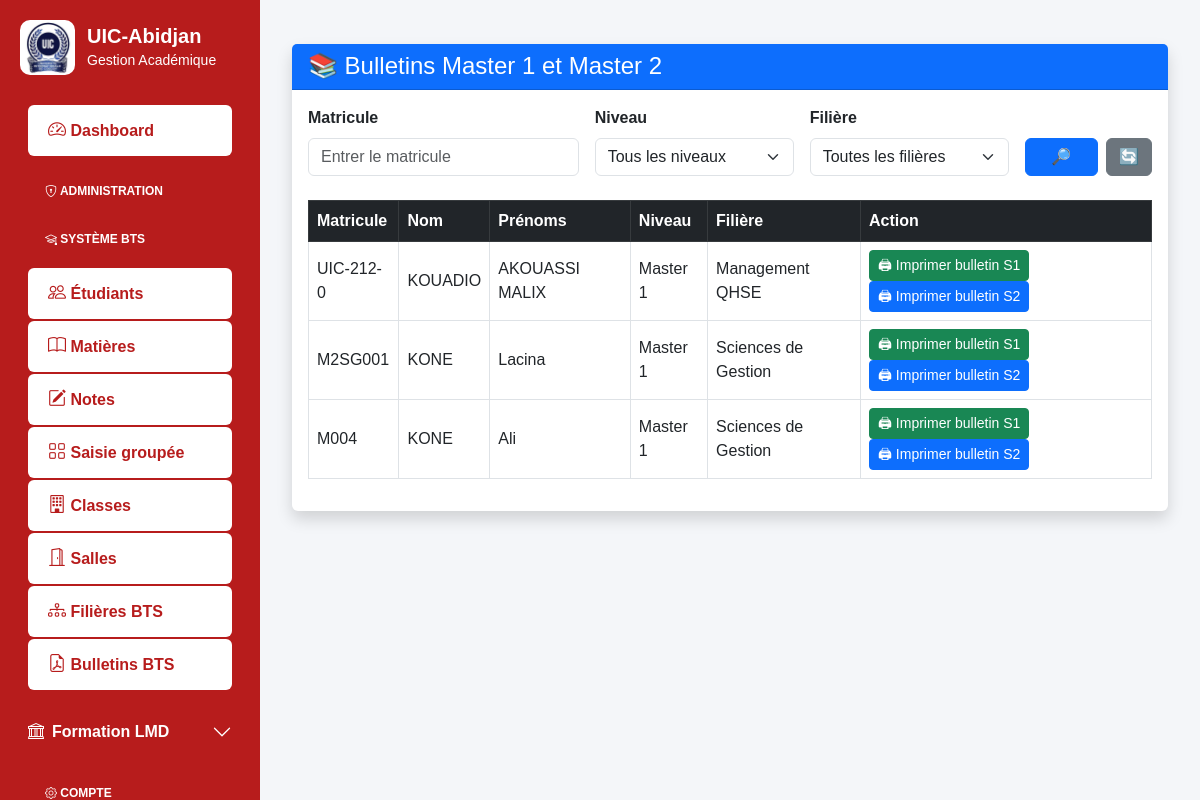
Screenshot of /lmd/master/bulletins/ (signed in) with the database file from the repository.
### lmd/models.py (models this page shows, shortened)
class EtudiantMaster(models.Model):
    SEXE_CHOICES = (
        ("M", "Masculin"),
        ("F", "Féminin"),
    )
    NIVEAU_CHOICES = (
        ("M1", "Master 1"),
        ("M2", "Master 2"),
    )
    STATUT_CHOICES = (
        ("AF", "Admis Formation"),
        ("NF", "Non Formation"),
    )
    matricule = models.CharField(
        max_length=50,
        unique=True
    )
    nom = models.CharField(
        max_length=100
    )
    prenoms = models.CharField(
        max_length=150
    )
    sexe = models.CharField(
        max_length=1,
        choices=SEXE_CHOICES
    )
    programme = models.ForeignKey(
        MasterProgramme,
        on_delete=models.CASCADE,
        related_name="etudiants"
    )
    niveau = models.CharField(
        max_length=2,
        choices=NIVEAU_CHOICES
    )
    statut = models.CharField(
        max_length=2,
        choices=STATUT_CHOICES,
        default="NF"
    )
    telephone = models.CharField(
        max_length=30,
        blank=True,
        null=True
    )
    email = models.EmailField(
        blank=True,
        null=True
    )
    date_naissance = models.DateField(
        blank=True,
        null=True
    )
    lieu_naissance = models.CharField(
        max_length=100,
        blank=True,
        null=True
    )

class MasterProgramme(models.Model):
    NIVEAUX = (
        ("M1", "Master 1"),
        ("M2", "Master 2"),
    )
    SPECIALITES = (
        ("QHSE", "Management QHSE"),
        ("DROIT", "Droit Privé"),
        ("GESTION", "Sciences de Gestion"),
    )
    niveau = models.CharField(
        max_length=2,
        choices=NIVEAUX
    )
    specialite = models.CharField(
    max_length=20,
    choices=SPECIALITES,
    default="GESTION",
   )
    filiere = models.ForeignKey(
        FiliereLMD,
        on_delete=models.CASCADE,
        related_name="programmes_master",
        null=True,
        blank=True
    )
    annee_academique = models.CharField(
        max_length=20,
        default="2025-2026"
    )

### lmd/views.py (the view)
# urls.py: path("master/bulletins/",views.master_bulletin_list,name="master_bulletin_list"),
@login_required(login_url="login")
@role_required("ADMIN")
def master_bulletin_list(request):
    etudiants = EtudiantMaster.objects.select_related(
        "programme",
        "programme__filiere"
    ).filter(
        programme__specialite__in=[
            "DROIT",
            "GESTION",
            "QHSE"
        ]
    )
    matricule = request.GET.get("matricule")
    if matricule:
        etudiants = etudiants.filter(
            matricule__icontains=matricule
        )
    niveau = request.GET.get("niveau")
    if niveau:
        etudiants = etudiants.filter(
            niveau=niveau
        )
    specialite = request.GET.get("specialite")
    if specialite:
        etudiants = etudiants.filter(
            programme__specialite=specialite
        )
    context = {
        "etudiants": etudiants,
        "matricule": matricule or "",
        "niveau": niveau or "",
        "specialite": specialite or "",
    }
    return render(
        request,
        "lmd/master/bulletins.html",
        context
    )

### lmd/templates/lmd/master/bulletins.html (shortened to what this page needs)
{% extends "base.html" %}
{% block content %}
<div class="container-fluid mt-4">
    <div class="card shadow border-0">
        <div class="card-header bg-primary text-white">
            <h4 class="mb-0">
                📚 Bulletins Master 1 et Master 2
            </h4>
        </div>
        <div class="card-body">
            <form method="get" class="row g-3 mb-4">
                <div class="col-md-4">
                    <label class="form-label fw-bold">
                        Matricule
                    </label>
                    <input
                        type="text"
                        name="matricule"
                        class="form-control"
                        value="{{ matricule }}"
                        placeholder="Entrer le matricule">
                </div>
                <div class="col-md-3">
                    <label class="form-label fw-bold">
                        Niveau
                    </label>
                    <select name="niveau" class="form-select">
                        <option value="">
                            Tous les niveaux
                        </option>
                    </select>
                </div>
                <div class="col-md-3">
                    <label class="form-label fw-bold">
                        Filière
                    </label>
                    <select name="specialite" class="form-select">
                        <option value="">
                            Toutes les filières
                        </option>
                    </select>
                </div>
                <div class="col-md-2 d-flex align-items-end gap-2">
                    <button type="submit" class="btn btn-primary w-100">
                        🔎
                    </button>
                    <a href="{% url 'master_bulletin_list' %}"
                       class="btn btn-secondary">
                        🔄
                    </a>
                </div>
            </form>
            <div class="table-responsive">
            <table class="table table-bordered table-hover align-middle">
                <thead class="table-dark">
                    <tr>
                        <th>
                            Matricule
                        </th>
                        <th>
                            Nom
                        </th>
                        <th>
                            Prénoms
                        </th>
                        <th>
                            Niveau
                        </th>
                        <th>
                            Filière
                        </th>
                        <th>
                            Action
                        </th>
                    </tr>
                </thead>
                <tbody>
                    {% for etudiant in etudiants %}
                    <tr>
                        <td>
                            {{ etudiant.matricule }}
                        </td>
                        <td>
                            {{ etudiant.nom }}
                        </td>
                        <td>
                            {{ etudiant.prenoms }}
                        </td>
                        <td>
                            {{ etudiant.get_niveau_display }}
                        </td>
                        <td>
                            {{ etudiant.programme.get_specialite_display }}
                        </td>
                        <td>
                            <a href="{% url 'master_bulletin_pdf' etudiant.id 'S1' %}"
                               target="_blank"
                               class="btn btn-success btn-sm">
                                🖨  Imprimer bulletin S1
                            </a>
                            <a href="{% url 'master_bulletin_pdf' etudiant.id 'S2' %}"
                               target="_blank"
                               class="btn btn-primary btn-sm">
                                🖨 Imprimer bulletin S2
                            </a>
                        </td>
                    </tr>
                    {% empty %}
                    <tr>
                        <td colspan="6" class="text-center text-danger">
                            Aucun étudiant Master trouvé
                        </td>
                    </tr>
                    {% endfor %}
                </tbody>
            </table>
            </div>
        </div>
    </div>
</div>
{% endblock %}

### core/templates/base.html (style rules this page uses)
body { margin: 0; font-family: Arial, sans-serif; background: #f4f6f9; }

### rows the page displays
EtudiantMaster: matricule "UIC-212-0", nom "KOUADIO", prenoms "AKOUASSI MALIX", niveau "Master 1", programme.specialite "Management QHSE"
EtudiantMaster: matricule "M2SG001", nom "KONE", prenoms "Lacina", niveau "Master 1", programme.specialite "Sciences de Gestion"
EtudiantMaster: matricule "M004", nom "KONE", prenoms "Ali", niveau "Master 1", programme.specialite "Sciences de Gestion"
